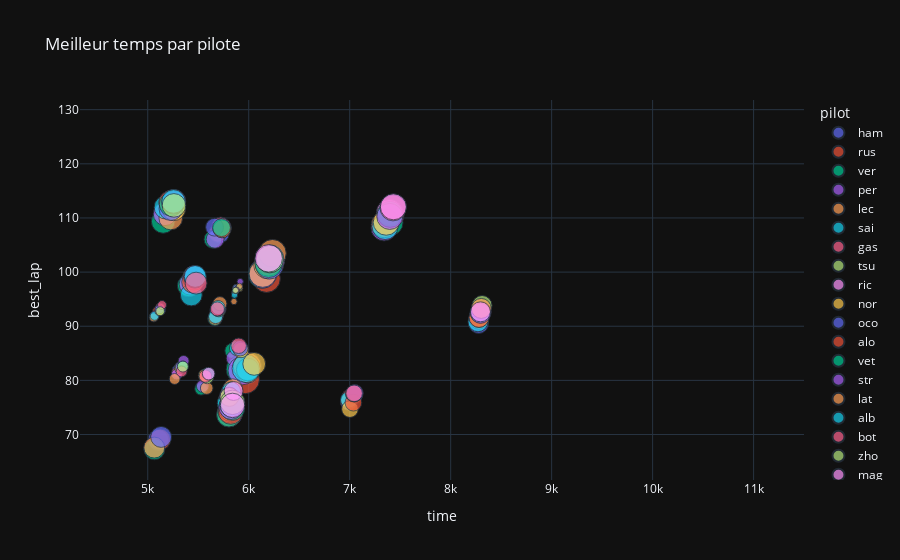

Here is the notebook cell this chart was saved with:
### Markdown cell above
toujours un nuage de point, mais avec les temps totaux en x et temps du meilleur tour en y

### Code cell
px.scatter(data_all, x="time", y="best_lap", color="pilot", title="Meilleur temps par pilote", template="plotly_dark", size="index")

### Figure 1 — Plotly figure (JSON) as saved in the notebook; plotly's stock layout.template omitted (floating-point values rounded to 4 significant figures)
{"data": [{"hovertemplate": "pilot=ham<br>time=%{x}<br>best_lap=%{y}<br>index=%{marker.size}<extra></extra>", "legendgroup": "ham", "marker": {"color": "#636efa", "size": [1, 2, 3, 4, 5, 6, 7, 8, 9, 10, 11, 12, 13, 14, 15, 16, 17, 18, 19, 20], "sizemode": "area", "sizeref": 0.05, "symbol": "circle"}, "mode": "markers", "name": "ham", "orientation": "v", "showlegend": true, "type": "scatter", "x": [5863.0, 5133.0, 5295.0, null, 5686.0, 5895.0, 7041.0, 5718.0, 5789.0, 8277.0, 5106.0, 5413.0, 5984.0, null, 5816.0, 4833.0, 7402.0, 10940.0, 6137.0, 5932.0], "xaxis": "x", "y": [96.23, 93.0, 81.89, 81.42, 92.94, 84.25, 77.2, 107.0, 76.17, 90.51, 69, 97.67, 81.39, null, 73.85, null, 110.6, null, 99.83, 82.06], "yaxis": "y"}, {"hovertemplate": "pilot=rus<br>time=%{x}<br>best_lap=%{y}<br>index=%{marker.size}<extra></extra>", "legendgroup": "rus", "marker": {"color": "#EF553B", "size": [1, 2, 3, 4, 5, 6, 7, 8, 9, 10, 11, 12, 13, 14, 15, 16, 17, 18, 19, 20], "sizemode": "area", "sizeref": 0.05, "symbol": "circle"}, "mode": "markers", "name": "rus", "orientation": "v", "showlegend": true, "type": "scatter", "x": [5865.0, 5092.0, 5292.0, 5570.0, 5683.0, 5873.0, 7002.0, 5692.0, 5794.0, null, 5123.0, 5419.0, 5988.0, 5182.0, 5807.0, 4831.0, null, 10950.0, 6177.0, 5966.0], "xaxis": "x", "y": [96.3, 92.82, 81.5, 80.96, 92.19, 84.64, 76.83, 107.2, 76.42, null, 69.08, 97.55, 82.77, 110.8, 73.67, null, 106.5, null, 98.79, 80.15], "yaxis": "y"}, {"hovertemplate": "pilot=ver<br>time=%{x}<br>best_lap=%{y}<br>index=%{marker.size}<extra></extra>", "legendgroup": "ver", "marker": {"color": "#00cc96", "size": [1, 2, 3, 4, 5, 6, 7, 8, 9, 10, 11, 12, 13, 14, 15, 16, 17, 18, 19, 20], "sizemode": "area", "sizeref": 0.05, "symbol": "circle"}, "mode": "markers", "name": "ver", "orientation": "v", "showlegend": true, "type": "scatter", "x": [null, 5059.0, null, 5528.0, 5664.0, 5840.0, 6992.0, 5646.0, 5782.0, 8289.0, 5066.0, 5402.0, 5976.0, 5153.0, 5803.0, 4828.0, 7399.0, 10900.0, 6132.0, 5917.0], "xaxis": "x", "y": [95.44, 91.77, 81.68, 78.45, 91.36, 85.46, 76.05, 106.0, 75.84, 92.35, 67.28, 97.49, 82.13, 109.4, 73.65, null, 109.1, null, 99.54, 82.05], "yaxis": "y"}, {"hovertemplate": "pilot=per<br>time=%{x}<br>best_lap=%{y}<br>index=%{marker.size}<extra></extra>", "legendgroup": "per", "marker": {"color": "#ab63fa", "size": [1, 2, 3, 4, 5, 6, 7, 8, 9, 10, 11, 12, 13, 14, 15, 16, 17, 18, 19, 20], "sizemode": "area", "sizeref": 0.05, "symbol": "circle"}, "mode": "markers", "name": "per", "orientation": "v", "showlegend": true, "type": "scatter", "x": [null, 5070.0, 5287.0, 5545.0, 5675.0, 5854.0, 6990.0, 5667.0, null, 8274.0, null, 5419.0, 5992.0, 5171.0, 5821.0, 4834.0, 7340.0, 10930.0, 6140.0, 5935.0], "xaxis": "x", "y": [96.09, 92.04, 81.09, 78.95, 91.82, 84.11, 76.03, 106.0, 78.84, 90.94, 71.84, 97.78, 81.94, 110.8, 74.4, null, 108.2, null, 99.56, 81.78], "yaxis": "y"}, {"hovertemplate": "pilot=lec<br>time=%{x}<br>best_lap=%{y}<br>index=%{marker.size}<extra></extra>", "legendgroup": "lec", "marker": {"color": "#FFA15A", "size": [1, 2, 3, 4, 5, 6, 7, 8, 9, 10, 11, 12, 13, 14, 15, 16, 17, 18, 19, 20], "sizemode": "area", "sizeref": 0.05, "symbol": "circle"}, "mode": "markers", "name": "lec", "orientation": "v", "showlegend": true, "type": "scatter", "x": [5854.0, 5060.0, 5267.0, 5584.0, 5668.0, null, 6993.0, null, 5797.0, 8279.0, 5064.0, null, 5992.0, 5228.0, 5814.0, 4830.0, 7343.0, 10940.0, 6139.0, 5986.0], "xaxis": "x", "y": [94.57, 91.63, 80.26, 78.57, 91.49, 87.03, 76.25, 107.5, 75.9, 91.28, 67.58, 98.09, 81.62, 110.0, 74.41, null, 108.8, null, 99.73, 82.6], "yaxis": "y"}, {"hovertemplate": "pilot=sai<br>time=%{x}<br>best_lap=%{y}<br>index=%{marker.size}<extra></extra>", "legendgroup": "sai", "marker": {"color": "#19d3f3", "size": [1, 2, 3, 4, 5, 6, 7, 8, 9, 10, 11, 12, 13, 14, 15, 16, 17, 18, 19, 20], "sizemode": "area", "sizeref": 0.05, "symbol": "circle"}, "mode": "markers", "name": "sai", "orientation": "v", "showlegend": true, "type": "scatter", "x": [5859.0, 5067.0, null, null, 5672.0, 5886.0, 6991.0, null, 5783.0, 8270.0, null, 5431.0, 5990.0, 5180.0, 5824.0, 4833.0, 7351.0, null, null, 5975.0], "xaxis": "x", "y": [95.74, 91.91, null, null, 91.79, 85.98, 76.42, 109.0, 75.75, 90.81, 68.65, 95.78, 82, 112.0, 74.64, null, 108.4, null, null, 82.2], "yaxis": "y"}, {"hovertemplate": "pilot=gas<br>time=%{x}<br>best_lap=%{y}<br>index=%{marker.size}<extra></extra>", "legendgroup": "gas", "marker": {"color": "#FF6692", "size": [1, 2, 3, 4, 5, 6, 7, 8, 9, 10, 11, 12, 13, 14, 15, 16, 17, 18, 19, 20], "sizemode": "area", "sizeref": 0.05, "symbol": "circle"}, "mode": "markers", "name": "gas", "orientation": "v", "showlegend": true, "type": "scatter", "x": [null, 5122.0, 5343.0, null, null, null, 7045.0, 5723.0, 5827.0, null, null, 5468.0, null, 5245.0, 5830.0, 4834.0, 7410.0, 10990.0, 6213.0, null], "xaxis": "x", "y": [97.32, 93.47, 82.73, 81.71, 94.49, 86.99, 77.34, 108.5, 77.81, 94.61, 70.1, 98.79, 83.2, 113.0, 75.16, null, 110.6, null, 101.7, 82.28], "yaxis": "y"}, {"hovertemplate": "pilot=tsu<br>time=%{x}<br>best_lap=%{y}<br>index=%{marker.size}<extra></extra>", "legendgroup": "tsu", "marker": {"color": "#B6E880", "size": [1, 2, 3, 4, 5, 6, 7, 8, 9, 10, 11, 12, 13, 14, 15, 16, 17, 18, 19, 20], "sizemode": "area", "sizeref": 0.05, "symbol": "circle"}, "mode": "markers", "name": "tsu", "orientation": "v", "showlegend": true, "type": "scatter", "x": [5874.0, null, null, 5589.0, 5704.0, null, null, null, null, 8311.0, null, null, null, 5258.0, null, null, null, 10980.0, 6203.0, null], "xaxis": "x", "y": [97.1, null, 83.34, 80.54, 93.03, 86.83, 75.33, 107.5, 78.31, 93.83, 70.02, 100.2, 83.54, 112.4, 77.14, null, 118.7, null, 102.2, 83.4], "yaxis": "y"}, {"hovertemplate": "pilot=ric<br>time=%{x}<br>best_lap=%{y}<br>index=%{marker.size}<extra></extra>", "legendgroup": "ric", "marker": {"color": "#FF97FF", "size": [1, 2, 3, 4, 5, 6, 7, 8, 9, 10, 11, 12, 13, 14, 15, 16, 17, 18, 19, 20], "sizemode": "area", "sizeref": 0.05, "symbol": "circle"}, "mode": "markers", "name": "ric", "orientation": "v", "showlegend": true, "type": "scatter", "x": [5909.0, null, 5320.0, null, 5705.0, null, 7048.0, 5738.0, 5825.0, 8303.0, null, 5462.0, null, 5260.0, 5841.0, null, 7394.0, 10980.0, 6222.0, null], "xaxis": "x", "y": [97.26, 94.49, 82.45, 81.58, 93.27, 87.28, 77.53, 108.3, 77.93, 92.64, 69.92, 99.13, 83.65, 113.1, 75.58, null, 111.0, null, 102.4, 82.02], "yaxis": "y"}, {"hovertemplate": "pilot=nor<br>time=%{x}<br>best_lap=%{y}<br>index=%{marker.size}<extra></extra>", "legendgroup": "nor", "marker": {"color": "#FECB52", "size": [1, 2, 3, 4, 5, 6, 7, 8, 9, 10, 11, 12, 13, 14, 15, 16, 17, 18, 19, 20], "sizemode": "area", "sizeref": 0.05, "symbol": "circle"}, "mode": "markers", "name": "nor", "orientation": "v", "showlegend": true, "type": "scatter", "x": [5910.0, 5115.0, 5320.0, 5563.0, null, 5924.0, 7002.0, 5738.0, 5834.0, 8282.0, null, 5454.0, 6054.0, 5258.0, 5822.0, 4834.0, 7361.0, 10970.0, 6185.0, null], "xaxis": "x", "y": [96.99, 92.75, 82.25, 80.9, 93.41, 85.62, 74.69, 108.0, 77.5, 91.64, 69.3, 99.04, 83.04, 111.7, 74.71, null, 109.2, null, 101.3, 83.4], "yaxis": "y"}, {"hovertemplate": "pilot=oco<br>time=%{x}<br>best_lap=%{y}<br>index=%{marker.size}<extra></extra>", "legendgroup": "oco", "marker": {"color": "#636efa", "size": [1, 2, 3, 4, 5, 6, 7, 8, 9, 10, 11, 12, 13, 14, 15, 16, 17, 18, 19, 20], "sizemode": "area", "sizeref": 0.05, "symbol": "circle"}, "mode": "markers", "name": "oco", "orientation": "v", "showlegend": true, "type": "scatter", "x": [5873.0, 5115.0, 5328.0, null, 5693.0, 5916.0, 7046.0, 5662.0, 5806.0, null, 5133.0, 5459.0, null, 5229.0, 5824.0, 4836.0, null, 10940.0, 6205.0, null], "xaxis": "x", "y": [97.11, 93.1, 82.47, 81.89, 93.16, 85.94, 77.57, 108.3, 77.11, 93.54, 69.56, 98.68, 84.15, 111.7, 75.08, null, 121.1, null, 101.2, 83.28], "yaxis": "y"}, {"hovertemplate": "pilot=alo<br>time=%{x}<br>best_lap=%{y}<br>index=%{marker.size}<extra></extra>", "legendgroup": "alo", "marker": {"color": "#EF553B", "size": [1, 2, 3, 4, 5, 6, 7, 8, 9, 10, 11, 12, 13, 14, 15, 16, 17, 18, 19, 20], "sizemode": "area", "sizeref": 0.05, "symbol": "circle"}, "mode": "markers", "name": "alo", "orientation": "v", "showlegend": true, "type": "scatter", "x": [5876.0, null, null, null, 5701.0, null, 7037.0, 5735.0, 5812.0, 8280.0, null, 5445.0, null, 5226.0, 5822.0, null, null, 10950.0, 6197.0, null], "xaxis": "x", "y": [96.73, 93.83, 80.85, 99.69, 93.33, 86.6, 75.88, 108.0, 76.58, 91.61, 68.56, 98.16, 83.98, 112.9, 74.14, null, 120.5, null, 101.8, 82.87], "yaxis": "y"}, {"hovertemplate": "pilot=vet<br>time=%{x}<br>best_lap=%{y}<br>index=%{marker.size}<extra></extra>", "legendgroup": "vet", "marker": {"color": "#00cc96", "size": [1, 2, 3, 4, 5, 6, 7, 8, 9, 10, 11, 12, 13, 14, 15, 16, 17, 18, 19, 20], "sizemode": "area", "sizeref": 0.05, "symbol": "circle"}, "mode": "markers", "name": "vet", "orientation": "v", "showlegend": true, "type": "scatter", "x": [5899.0, null, null, 5599.0, null, null, 7044.0, 5730.0, 5826.0, 8293.0, null, 5467.0, null, 5231.0, 5839.0, null, 7400.0, 10950.0, 6197.0, null], "xaxis": "x", "y": [97.15, 94.45, 85.19, 81.21, 93.48, 87.63, 77.56, 108.2, 77.96, 92.47, 70.0, 99.04, 82.82, 112.5, 74.86, null, 110.7, null, 101.5, 83.09], "yaxis": "y"}, {"hovertemplate": "pilot=str<br>time=%{x}<br>best_lap=%{y}<br>index=%{marker.size}<extra></extra>", "legendgroup": "str", "marker": {"color": "#ab63fa", "size": [1, 2, 3, 4, 5, 6, 7, 8, 9, 10, 11, 12, 13, 14, 15, 16, 17, 18, 19, 20], "sizemode": "area", "sizeref": 0.05, "symbol": "circle"}, "mode": "markers", "name": "str", "orientation": "v", "showlegend": true, "type": "scatter", "x": [5915.0, null, 5355.0, null, 5701.0, null, 7051.0, null, 5820.0, 8296.0, null, 5465.0, null, 5256.0, 5825.0, null, 7397.0, 10980.0, null, null], "xaxis": "x", "y": [98.25, 97.53, 83.59, 81.75, 93.31, 86.88, 77.67, 108.0, 77.42, 92.38, 70.05, 99.19, 82.44, 112.9, 75.04, null, 110.3, null, 103.1, 82.46], "yaxis": "y"}, {"hovertemplate": "pilot=lat<br>time=%{x}<br>best_lap=%{y}<br>index=%{marker.size}<extra></extra>", "legendgroup": "lat", "marker": {"color": "#FFA15A", "size": [1, 2, 3, 4, 5, 6, 7, 8, 9, 10, 11, 12, 13, 14, 15, 16, 17, 18, 19, 20], "sizemode": "area", "sizeref": 0.05, "symbol": "circle"}, "mode": "markers", "name": "lat", "orientation": "v", "showlegend": true, "type": "scatter", "x": [5908.0, null, null, null, 5714.0, null, null, null, 5842.0, 8303.0, null, null, null, null, null, null, null, 10970.0, 6235.0, null], "xaxis": "x", "y": [97.36, 94.37, 83.88, 81.34, 94.17, 87.25, 78.58, 109.6, 78.54, 93.29, 70.89, 99.65, 82.48, 112.3, 76.07, null, 125.6, null, 103.5, 83.71], "yaxis": "y"}, {"hovertemplate": "pilot=alb<br>time=%{x}<br>best_lap=%{y}<br>index=%{marker.size}<extra></extra>", "legendgroup": "alb", "marker": {"color": "#19d3f3", "size": [1, 2, 3, 4, 5, 6, 7, 8, 9, 10, 11, 12, 13, 14, 15, 16, 17, 18, 19, 20], "sizemode": "area", "sizeref": 0.05, "symbol": "circle"}, "mode": "markers", "name": "alb", "orientation": "v", "showlegend": true, "type": "scatter", "x": [5870.0, null, 5346.0, null, 5697.0, null, null, null, 5827.0, null, null, 5471.0, null, 5255.0, 5833.0, null, null, null, 6212.0, null], "xaxis": "x", "y": [96.6, 93.98, 82.59, 81.76, 93.45, 88.28, 78.02, 108.0, 77.95, null, 69.67, 99.2, 83.05, 113.1, 75.53, null, 122.1, null, 102.5, 82.91], "yaxis": "y"}, {"hovertemplate": "pilot=bot<br>time=%{x}<br>best_lap=%{y}<br>index=%{marker.size}<extra></extra>", "legendgroup": "bot", "marker": {"color": "#FF6692", "size": [1, 2, 3, 4, 5, 6, 7, 8, 9, 10, 11, 12, 13, 14, 15, 16, 17, 18, 19, 20], "sizemode": "area", "sizeref": 0.05, "symbol": "circle"}, "mode": "markers", "name": "bot", "orientation": "v", "showlegend": true, "type": "scatter", "x": [5877.0, 5142.0, 5335.0, 5571.0, 5689.0, 5900.0, 7043.0, null, 5807.0, null, null, 5479.0, null, null, null, null, 7429.0, 10990.0, null, null], "xaxis": "x", "y": [96.69, 93.92, 81.65, 80.76, 93.18, 86.39, 77.6, 108.2, 77.01, 95.1, 69.27, 97.96, 84.0, null, 76.84, null, 111.9, null, 103.4, 83.36], "yaxis": "y"}, {"hovertemplate": "pilot=zho<br>time=%{x}<br>best_lap=%{y}<br>index=%{marker.size}<extra></extra>", "legendgroup": "zho", "marker": {"color": "#B6E880", "size": [1, 2, 3, 4, 5, 6, 7, 8, 9, 10, 11, 12, 13, 14, 15, 16, 17, 18, 19, 20], "sizemode": "area", "sizeref": 0.05, "symbol": "circle"}, "mode": "markers", "name": "zho", "orientation": "v", "showlegend": true, "type": "scatter", "x": [5868.0, 5124.0, 5348.0, null, null, null, null, null, 5809.0, null, null, null, null, 5259.0, 5840.0, 4835.0, null, 10990.0, 6208.0, null], "xaxis": "x", "y": [96.62, 92.78, 82.54, 81.29, 95.73, 88.41, 78.2, 108.7, 76.93, null, 69.38, 99.37, 82.03, 112.3, 75.94, null, 125.6, null, 102.4, 82.26], "yaxis": "y"}, {"hovertemplate": "pilot=mag<br>time=%{x}<br>best_lap=%{y}<br>index=%{marker.size}<extra></extra>", "legendgroup": "mag", "marker": {"color": "#FF97FF", "size": [1, 2, 3, 4, 5, 6, 7, 8, 9, 10, 11, 12, 13, 14, 15, 16, 17, 18, 19, 20], "sizemode": "area", "sizeref": 0.05, "symbol": "circle"}, "mode": "markers", "name": "mag", "orientation": "v", "showlegend": true, "type": "scatter", "x": [null, null, null, 5603.0, null, null, null, null, 5850.0, 8295.0, null, null, null, null, 5840.0, null, 7433.0, 10990.0, 6198.0, null], "xaxis": "x", "y": [null, null, 83.07, 81.24, 93.51, 87.54, 93.75, 108.8, 78.05, 92.66, 69.94, 99.27, 83.51, 113.3, 75.37, null, 112.1, null, 102.5, 83.3], "yaxis": "y"}, {"hovertemplate": "pilot=sch<br>time=%{x}<br>best_lap=%{y}<br>index=%{marker.size}<extra></extra>", "legendgroup": "sch", "marker": {"color": "#FECB52", "size": [1, 2, 3, 4, 5, 6, 7, 8, 9, 10, 11, 12, 13, 14, 15, 16, 17, 18, 19, 20], "sizemode": "area", "sizeref": 0.05, "symbol": "circle"}, "mode": "markers", "name": "sch", "orientation": "v", "showlegend": true, "type": "scatter", "x": [null, null, null, null, null, null, null, null, null, null, null, null, null, null, null, null, null, null, null, null], "xaxis": "x", "y": [null, null, null, null, null, null, null, null, null, null, null, null, null, null, null, null, null, null, null, null], "yaxis": "y"}], "layout": {"legend": {"itemsizing": "constant", "title": {"text": "pilot"}, "tracegroupgap": 0}, "title": {"text": "Meilleur temps par pilote"}, "xaxis": {"anchor": "y", "domain": [0, 1], "title": {"text": "time"}}, "yaxis": {"anchor": "x", "domain": [0, 1], "title": {"text": "best_lap"}}}}
